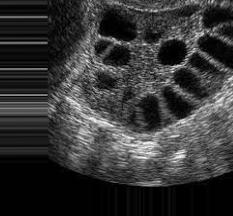
#> input picture fastapi-backend/temp.jpg, 233 x 216 px
$ python -i utils.py   (imports and definitions only)
#> lines starting #> are read from the running program, lines starting #| are printed output that depends on the picture; after the words box and inside, x2 and y2 are one past the last pixel; in counts of white or black regions, pixels touching at a corner belong together
# model/utils.py

import cv2
import numpy as np
import torch
from skimage.segmentation import slic
from skimage.measure import regionprops

NUM_NODES = 100
NUM_FEATURES = 64

def image_to_graph(image_path, num_nodes=NUM_NODES, num_features=NUM_FEATURES):
#> called with image_path = '../temp.jpg', num_nodes = 100, num_features = 64
    img = cv2.imread(image_path, cv2.IMREAD_GRAYSCALE)
#> img is the input picture: shape (216, 233); min 0, max 255, mean 53.8
    if img is None:
        raise ValueError(f"Could not load image at {image_path}")

    img = cv2.resize(img, (224, 224))
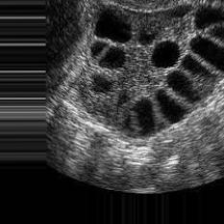
#> img: shape (224, 224); min 0, max 248, mean 53.7
    clahe = cv2.createCLAHE(clipLimit=2.0, tileGridSize=(8,8))
    img = clahe.apply(img)
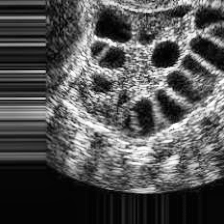
#> img: shape (224, 224); min 1, max 255, mean 82.6
    img = img / 255.0

    segments = slic(img, n_segments=num_nodes, compactness=10, channel_axis=None)
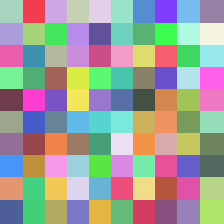
#> segments: shape (224, 224) int64; 100 distinct labels, from 1 to 100; one colour per label, 0 black
    node_features = []
    node_centroids = []

    for region in regionprops(segments + 1):
        y, x = region.centroid
        node_centroids.append((y, x))
        region_mask = (segments == region.label - 1)
        region_img = img[region_mask]

        features = [
            np.mean(region_img),
            np.std(region_img),
            np.min(region_img),
            np.max(region_img),
        ]

        if len(region_img) > 5:
            hist, _ = np.histogram(region_img, bins=10, range=(0, 1))
            hist = hist / hist.sum() if hist.sum() > 0 else hist
            features.extend(hist)
            features.append(np.median(region_img))
            features.append(np.percentile(region_img, 25))
            features.append(np.percentile(region_img, 75))
            features.append(np.var(region_img))
            features.append(np.ptp(region_img))

        if len(features) > num_features:
            features = features[:num_features]
        else:
            features += [0] * (num_features - len(features))

        node_features.append(features)
#> this loop made 100 passes
#> (y, x, hist) on passes 1 to 6: (11, 11, [141, 158, 77, 76, 31, 23, 23, 0, 0, 0]), (11, 33.5, [0.263, 0.3, 0.138, 0.119, 0.085, 0.0514, 0.0435, 0, 0, 0]), (11, 55.5, [0.223, 0.429, 0.227, 0.0771, 0.0375, 0.00593, 0, 0, 0, 0]), (11, 77.5, [14, 57, 109, 80, 66, 70, 65, 31, 14, 0]), (11, 99.5, [97, 53, 53, 64, 77, 57, 42, 36, 27, 0]), (11, 121.5, [37, 55, 89, 59, 89, 65, 43, 35, 33, 1])
#> (y, x, hist) on passes 61 to 66: (143.5, 11, [0.083, 0.385, 0.395, 0.0909, 0.0455, 0, 0, 0, 0, 0]), (143.5, 33.5, [0.128, 0.419, 0.316, 0.0909, 0.0455, 0, 0, 0, 0, 0]), (143.5, 55.5, [16, 94, 185, 129, 44, 13, 3, 0, 0, 0]), (143.5, 77.5, [0, 7, 21, 33, 65, 70, 84, 79, 84, 41]), (143.5, 99.5, [2, 41, 70, 95, 114, 65, 47, 37, 11, 2]), (143.5, 121.5, [0, 2, 11, 22, 51, 92, 93, 110, 64, 39])
#> pass 1, in image_to_graph, `region_mask = (segments == region.label - 1)`:
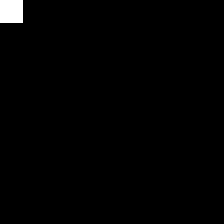
#> region_mask: shape (224, 224) bool; 1.1% white; 1 white region, box (x1, y1, x2, y2) and area: (0, 0, 23, 23) 529
#> pass 2, in image_to_graph, `region_mask = (segments == region.label - 1)`:
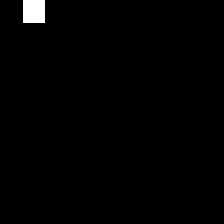
#> region_mask: shape (224, 224) bool; 1% white; 1 white region, box (x1, y1, x2, y2) and area: (23, 0, 45, 23) 506
#> pass 3, in image_to_graph, `region_mask = (segments == region.label - 1)`:
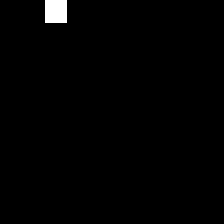
#> region_mask: shape (224, 224) bool; 1% white; 1 white region, box (x1, y1, x2, y2) and area: (45, 0, 67, 23) 506
#> after the loop, node_centroids = 100 pairs, first value 11 to 211.5, second value 11 to 211.5; node_features = 100 items

    if len(node_features) < num_nodes:
        indices = np.random.choice(len(node_features), num_nodes - len(node_features))
        for idx in indices:
            node_features.append(node_features[idx])
            node_centroids.append(node_centroids[idx])
    elif len(node_features) > num_nodes:
        indices = np.random.choice(len(node_features), num_nodes, replace=False)
        node_features = [node_features[i] for i in indices]
        node_centroids = [node_centroids[i] for i in indices]

    edges = []
    for i in range(num_nodes):
        for j in range(i + 1, num_nodes):
            y1, x1 = node_centroids[i]
            y2, x2 = node_centroids[j]
            dist = np.sqrt((y1 - y2) ** 2 + (x1 - x2) ** 2)
            if dist < 50:
                edges.append((i, j))
                edges.append((j, i))
#> after the loop, edges = 1492 pairs, first value 0 to 99, second value 0 to 99

    adj_matrix = np.zeros((num_nodes, num_nodes))
#> adj_matrix: shape (100, 100) float64; every value is 0
    for edge in edges:
        adj_matrix[edge[0], edge[1]] = 1
#> this loop made 1492 passes
#> edge on passes 1 to 3: (0, 1), (1, 0), (0, 2)
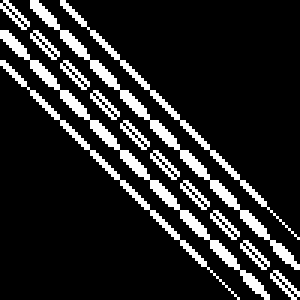
#> adj_matrix: shape (100, 100) float64 (shown 3 times larger); values 0 (black) and 1 (white), 14.9% white in thin lines or dots

#> (the run stopped early here; a loop or call above may not have finished)
